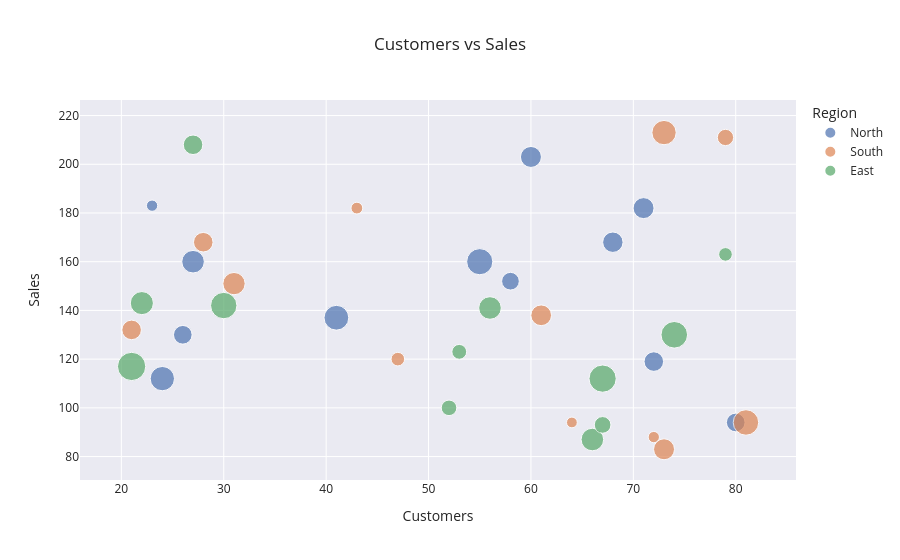

The notebook cell saved with this chart:
### Markdown cell above
# Scatter Plot

### Code cell
fig = px.scatter(
    df_plotly,
    x="customers",
    y="sales",
    color="region",
    hover_data=["product", "month_name", "units"],
    title="Customers vs Sales",
    size="units",
)

fig.update_layout(
    xaxis_title="Customers",
    yaxis_title="Sales",
    legend_title="Region",
)

fig.show()

### Figure 1 — Plotly figure (JSON) as saved in the notebook; plotly's stock layout.template omitted (floating-point values rounded to 4 significant figures)
{"data": [{"customdata": [["A", "Jan", 38], ["B", "Jan", 30], ["A", "Feb", 53], ["B", "Feb", 36], ["A", "Mar", 30], ["B", "Mar", 27], ["A", "Apr", 59], ["B", "Apr", 11], ["A", "May", 33], ["B", "May", 38], ["A", "Jun", 44], ["B", "Jun", 51]], "hovertemplate": "region=North<br>customers=%{x}<br>sales=%{y}<br>units=%{customdata[2]}<br>product=%{customdata[0]}<br>month_name=%{customdata[1]}<extra></extra>", "legendgroup": "North", "marker": {"color": "rgb(76,114,176)", "size": [38, 30, 53, 36, 30, 27, 59, 11, 33, 38, 44, 51], "sizemode": "area", "sizeref": 0.1725, "symbol": "circle"}, "mode": "markers", "name": "North", "orientation": "v", "showlegend": true, "type": "scatter", "x": [71, 80, 41, 68, 26, 58, 55, 23, 72, 60, 27, 24], "xaxis": "x", "y": [182, 94, 137, 168, 130, 152, 160, 183, 119, 203, 160, 112], "yaxis": "y"}, {"customdata": [["A", "Jan", 12], ["B", "Jan", 33], ["A", "Feb", 37], ["B", "Feb", 56], ["A", "Mar", 23], ["B", "Mar", 11], ["A", "Apr", 51], ["B", "Apr", 38], ["A", "May", 10], ["B", "May", 33], ["A", "Jun", 16], ["B", "Jun", 43]], "hovertemplate": "region=South<br>customers=%{x}<br>sales=%{y}<br>units=%{customdata[2]}<br>product=%{customdata[0]}<br>month_name=%{customdata[1]}<extra></extra>", "legendgroup": "South", "marker": {"color": "rgb(221,132,82)", "size": [12, 33, 37, 56, 23, 11, 51, 38, 10, 33, 16, 43], "sizemode": "area", "sizeref": 0.1725, "symbol": "circle"}, "mode": "markers", "name": "South", "orientation": "v", "showlegend": true, "type": "scatter", "x": [43, 21, 61, 81, 79, 72, 73, 73, 64, 28, 47, 31], "xaxis": "x", "y": [182, 132, 138, 94, 211, 88, 213, 83, 94, 168, 120, 151], "yaxis": "y"}, {"customdata": [["A", "Jan", 69], ["B", "Jan", 21], ["A", "Feb", 61], ["B", "Feb", 46], ["A", "Mar", 16], ["B", "Mar", 44], ["A", "Apr", 19], ["B", "Apr", 24], ["A", "May", 33], ["B", "May", 60], ["A", "Jun", 64], ["B", "Jun", 44]], "hovertemplate": "region=East<br>customers=%{x}<br>sales=%{y}<br>units=%{customdata[2]}<br>product=%{customdata[0]}<br>month_name=%{customdata[1]}<extra></extra>", "legendgroup": "East", "marker": {"color": "rgb(85,168,104)", "size": [69, 21, 61, 46, 16, 44, 19, 24, 33, 60, 64, 44], "sizemode": "area", "sizeref": 0.1725, "symbol": "circle"}, "mode": "markers", "name": "East", "orientation": "v", "showlegend": true, "type": "scatter", "x": [21, 52, 74, 22, 79, 66, 53, 67, 27, 30, 67, 56], "xaxis": "x", "y": [117, 100, 130, 143, 163, 87, 123, 93, 208, 142, 112, 141], "yaxis": "y"}], "layout": {"legend": {"itemsizing": "constant", "title": {"text": "Region"}, "tracegroupgap": 0}, "title": {"text": "Customers vs Sales"}, "xaxis": {"anchor": "y", "domain": [0, 1], "title": {"text": "Customers"}}, "yaxis": {"anchor": "x", "domain": [0, 1], "title": {"text": "Sales"}}}}
